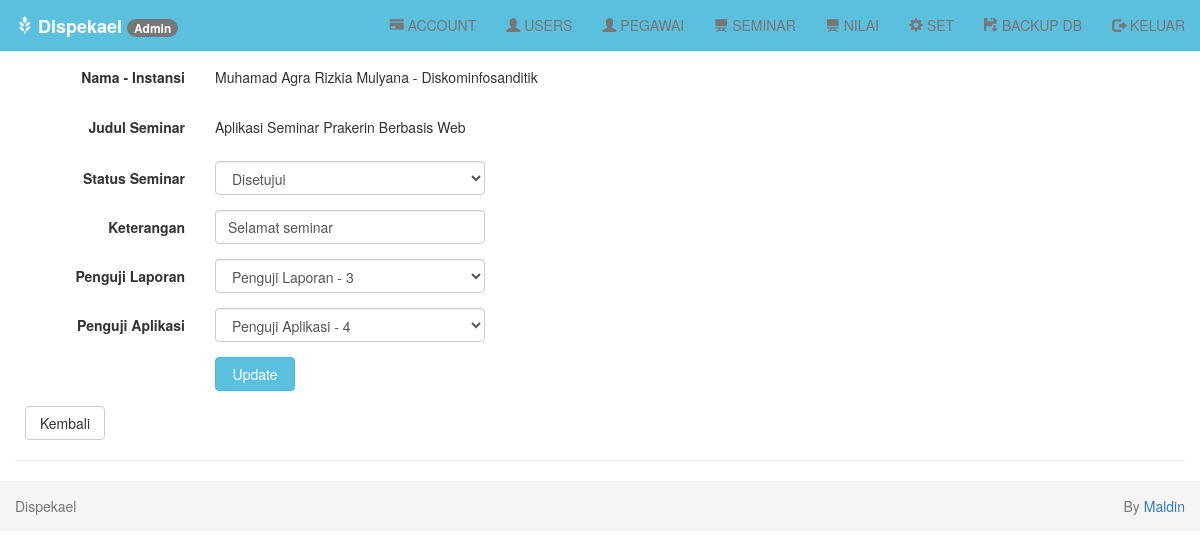
/index.php?page=aktivasi-seminar&id=21 (signed in), run on the app's committed database.
### tables this page shows
CREATE TABLE `seminar` (
  `idseminar` int(5) NOT NULL AUTO_INCREMENT,
  `nis` int(8) NOT NULL,
  `judul` varchar(255) NOT NULL,
  `file` varchar(255) NOT NULL,
  `tautan` varchar(255) NOT NULL,
  `statussem` varchar(30) NOT NULL,
  `ket` varchar(255) NOT NULL,
  `pengujilap` int(8) NOT NULL,
  `pengujiapl` int(8) NOT NULL,
  `nilaiprakerin` int(3) NOT NULL,
  `nilailaporan` int(3) NOT NULL,
  `nilaiaplikasi` int(3) NOT NULL,
  PRIMARY KEY (`idseminar`)
);

CREATE TABLE `users` (
  `nis` bigint(12) unsigned NOT NULL,
  `id` bigint(12) unsigned NOT NULL,
  `nama` varchar(255) NOT NULL,
  `tanggal_lahir` date NOT NULL,
  `alamat` varchar(255) NOT NULL,
  `instansi` varchar(100) NOT NULL,
  `telp` varchar(15) NOT NULL,
  `stat` varchar(30) NOT NULL,
  `foto` varchar(255) NOT NULL,
  PRIMARY KEY (`nis`)
);

### seminar/aktivasi-seminar.php (the view, shortened to what this page needs)
<?php
if (isset($_GET['id'])) {
    $idseminar   = $_GET['id'];
    $query = mysqli_query($db, "SELECT seminar.*, users.nama, users.instansi FROM seminar JOIN users ON users.nis = seminar.nis WHERE idseminar='$idseminar'") or die('Query Error : ' . mysqli_error($db));
    while ($data  = mysqli_fetch_assoc($query)) {
        $judul     = $data['judul'];
        $statussem    = $data['statussem'];
        $ket       = $data['ket'];
        $pengujilap    = $data['pengujilap'];
        $pengujiapl    = $data['pengujiapl'];
        $nama = $data['nama'];
        $instansi = $data['instansi'];
    }
}
?>
<div class="row">
    <div class="col-md-12">
        <br>
        <form class="form-horizontal" method="POST" action="?page=aktivasi-sem" enctype="multipart/form-data">
            <div class="form-group">
                <label class="col-sm-2 control-label">Nama - Instansi</label>
                <div class="col-sm-6">
                    <h5><?php echo $nama . " - " . $instansi; ?></h5>
                </div>
            </div>
            <div class="form-group">
                <label class="col-sm-2 control-label">Judul Seminar</label>
                <div class="col-sm-6">
                    <h5><?php echo $judul; ?></h5>
                </div>
            </div>
            <div class="form-group">
                <label class="col-sm-2 control-label">Status Seminar</label>
                <div class="col-sm-3">
                    <select class="form-control" name="statussem" placeholder="Pilih statusus">
                        <option value="<?php echo $statussem; ?>"><?php echo $statussem; ?></option>
                    </select>
                </div>
            </div>
            <div class="form-group">
                <label class="col-sm-2 control-label">Keterangan</label>
                <div class="col-sm-3">
                    <input type="text" class="form-control" name="ket" value="<?php echo $ket; ?>">
                </div>
            </div>
            <div class="form-group">
                <label class="col-sm-2 control-label">Penguji Laporan</label>
                <div class="col-sm-3">
                    <select class="form-control" name="pengujilap" placeholder="Pilih" required>
                        <option value="<?php echo $pengujilap; ?>">Penguji Laporan - <?php echo $pengujilap; ?></option>
                    </select>
                </div>
            </div>
            <div class="form-group">
                <label class="col-sm-2 control-label">Penguji Aplikasi</label>
                <div class="col-sm-3">
                    <select class="form-control" name="pengujiapl" placeholder="Pilih" required>
                        <option value="<?php echo $pengujiapl; ?>">Penguji Aplikasi - <?php echo $pengujiapl; ?></option>
                    </select>
                </div>
            </div>
            <div class="form-group">
                <div class="col-sm-offset-2 col-sm-10">
                    <input type="submit" class="btn btn-info btn-submit" name="update" value="Update">
                </div>
            </div>
        </form>
        <a href="?page=seminar-tampil" class="btn btn-default btn-reset">Kembali</a>
        <hr>
    </div>
</div>
</div>

### assets/css/style.css (style rules this page uses)
body { padding-top: 40px; }
.btn-submit { width: 80px; }
.btn-reset { width: 80px; margin-left: 10px; }

### data on the page
seminar: users.nama "Muhamad Agra Rizkia Mulyana", users.instansi "Diskominfosanditik", judul "Aplikasi Seminar Prakerin Berbasis Web", statussem "Disetujui", ket "Selamat seminar"

### other printed values
$_SESSION['level'] "Admin"
